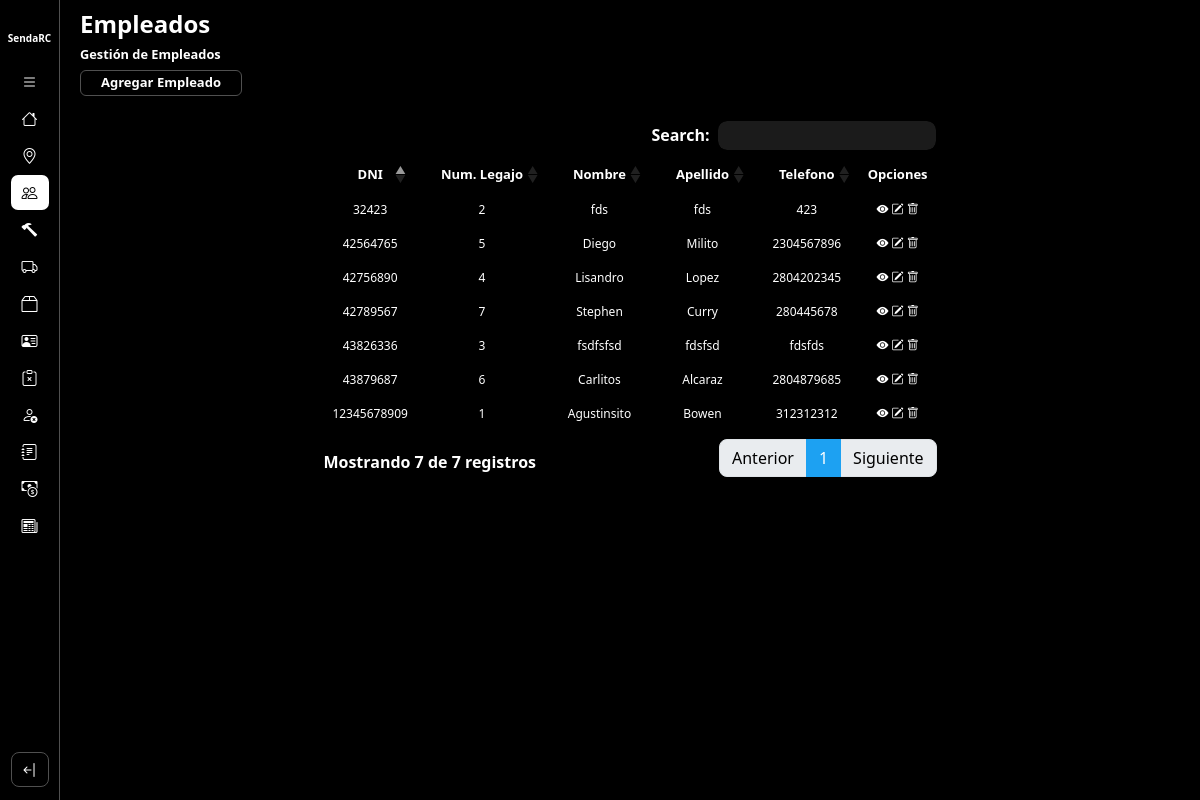
Page /gestionEmpleado/ on the committed database.
### core/models.py (models this page shows, shortened)
class Empleado(models.Model):
    numDNI = models.CharField(unique=True,max_length=10)
    nombre = models.CharField(max_length=50)
    apellido = models.CharField(max_length=50)
    telefono = models.CharField(max_length=10)
    email = models.EmailField(max_length=254)
    sueldo = models.IntegerField()
    localidad = models.ForeignKey(Localidad, on_delete=models.DO_NOTHING)
    activo = models.BooleanField(default=True)
    sueldo_basico = 58000

### core/views.py (the view)
# urls.py: path('gestionEmpleado/', gestionEmpleado.as_view(), name = 'gestionEmpleado'),
class gestionEmpleado(ListView):
    model = Empleado
    template_name = 'empleado/gestionEmpleados.html'
    context_object_name = 'empleados'

### core/templates/empleado/gestionEmpleados.html (shortened to what this page needs)
{% extends 'layouts/baseGestion.html' %}
{% load static %}
{% block extracss %}{{block.super}}
<link href="{% static 'css/baseGestion.css' %}" rel="stylesheet" />
{% endblock %}
{% block title%}
    <h1>Empleados</h1>
    <h2>Gestión de Empleados</h2>
    <a href="{% url 'altaEmpleado' %}" class="btn-agregarEntidad">Agregar Empleado</a>
{% endblock %}
{% block listado%}
<table class="table table-striped table-dark">
    <thead>
        <tr>
            <th scope="col">DNI</th>
            <th scope="col">Num. Legajo</th>
            <th scope="col">Nombre</th>
            <th scope="col">Apellido</th>
            <th scope="col">Telefono</th>
            <th scope="col">Opciones</th>
        </tr>
    </thead>
    <tbody>
        {% for empleado in empleados %}
            <tr class="fila-tabla">
                <td scope="row">{{ empleado.numDNI }}</td>
                <td scope="row">{{ empleado.pk }}</td>
                <td scope="row">{{ empleado.nombre }}</td>
                <td scope="row">{{ empleado.apellido }}</td>
                <td scope="row">{{ empleado.telefono }}</td>
                <td scope="row">
                    <button href="#" class="opcion" type="button" data-bs-toggle="offcanvas" data-bs-target="#offcanvasExample" aria-controls="offcanvasExample"><i class="bi bi-eye-fill"></i></button>
                    <a href="{% url 'modificarEmpleado' empleado.pk %}" class="opcion"><i class="bi bi-pencil-square"></i></i></a>
                    <button href="#" class="opcion"><i class="bi bi-trash"></i></button>
                </td>
            </tr>
        {% endfor %}
    </tbody>
</table>
{% endblock %}

### static/css/base.css (style rules this page uses)
* { margin: 0; padding: 0; box-sizing: border-box; }
body { background-color: #000; }

### static/css/baseGestion.css (style rules this page uses)
.seccion-cabecera > h1 { font-size: 1.5rem; font-weight: 700; }
.seccion-cabecera > h2 { font-size: 0.8rem; font-weight: 700; }
.table>tbody>tr:nth-child(odd)>td, .table>thead>tr:nth-child(odd)>th { background-color: #000; }
.table>tbody>tr:nth-child(even)>td, .table>tbody>tr:nth-child(even)>th { background-color: #000; }
.table.dataTable thead th { text-align: center; }
.table.dataTable tbody td { text-align: center; }
.table thead { font-size: 13px; }
.table tbody { font-size: 12px; }
.seccion-cabecera > a { color: #FFF; font-size: 13px; border-radius: 6px; text-decoration: none; font-weight: 700; border: 1px solid #505050; padding-inline: 20px; padding-block: 2px; background-color: #000; transition: background-color 0.1s ease-in-out; }
.opcion { background: none; border: none; color: #fff; }

### rows in the picture
Empleado: numDNI "12345678909", pk "1", nombre "Agustinsito", apellido "Bowen", telefono "312312312"
Empleado: numDNI "32423", pk "2", nombre "fds", apellido "fds", telefono "423"
Empleado: numDNI "43826336", pk "3", nombre "fsdfsfsd", apellido "fdsfsd", telefono "fdsfds"
Empleado: numDNI "42756890", pk "4", nombre "Lisandro", apellido "Lopez", telefono "2804202345"
Empleado: numDNI "42564765", pk "5", nombre "Diego", apellido "Milito", telefono "2304567896"
Empleado: numDNI "43879687", pk "6", nombre "Carlitos", apellido "Alcaraz", telefono "2804879685"
Empleado: numDNI "42789567", pk "7", nombre "Stephen", apellido "Curry", telefono "280445678"
